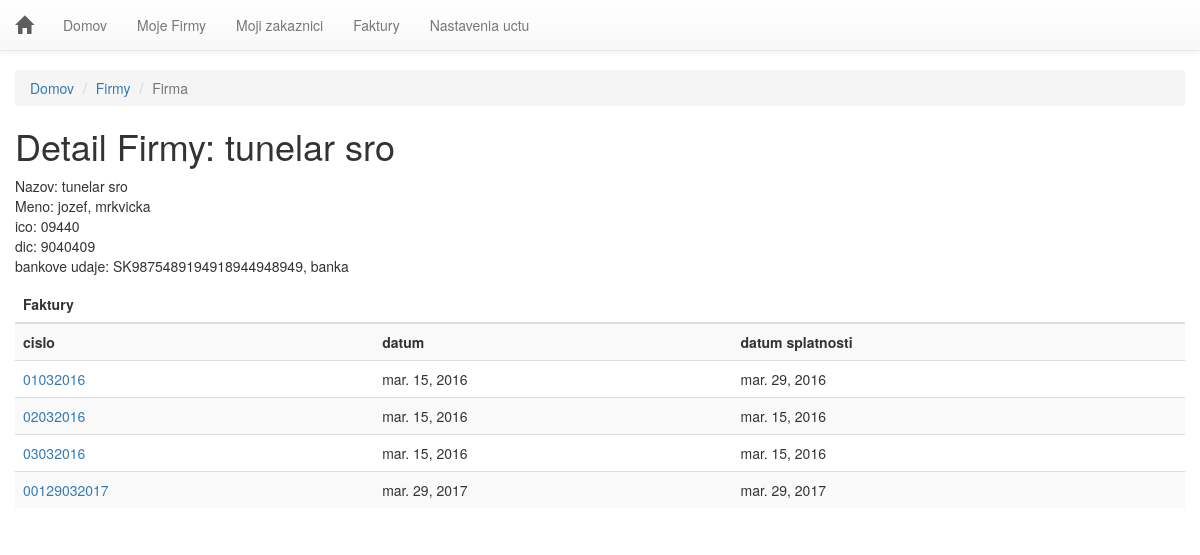
The page /firma/1/ (signed in) on the database as committed earlier.
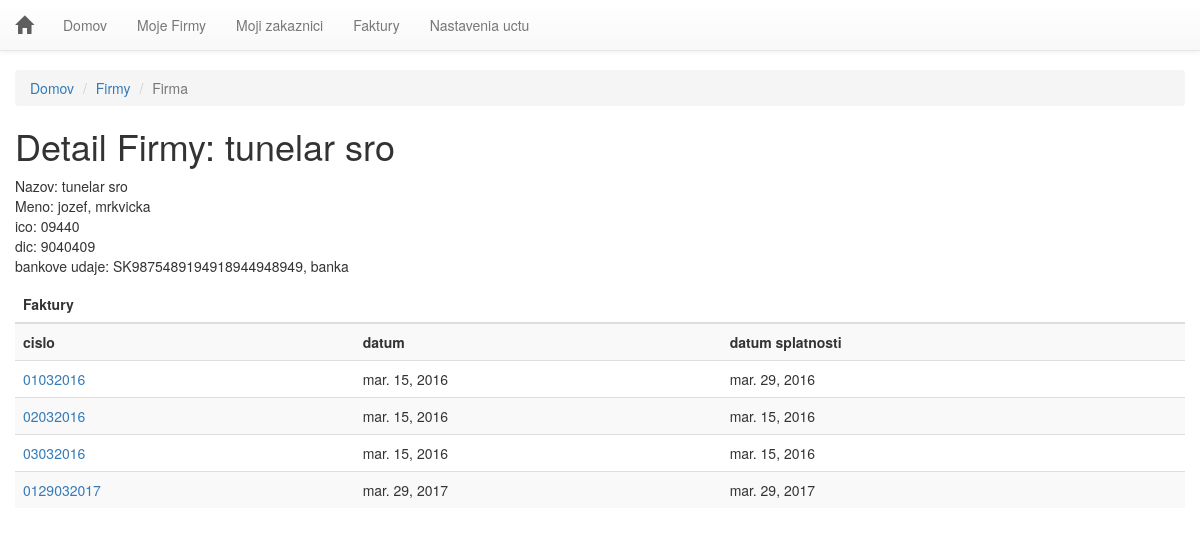
The same page on the database as committed later.
### invoice/models.py (models this page shows, shortened)
class Firma(models.Model):
    id = models.AutoField(primary_key=True)
    db_uuid = models.UUIDField(unique=True, default=uuid.uuid4, editable=False)
    creator = models.ForeignKey(Login, blank=False)
    nazov = models.CharField(blank=False, max_length=200)
    meno = models.CharField(blank=False, max_length=50)
    priezvisko = models.CharField(blank=False, max_length=50)
    ico = models.CharField(blank=False, max_length=50)
    dic = models.CharField(blank=False, max_length=50)
    banka = models.CharField(blank=False, max_length=100)
    alphanumeric = RegexValidator(r'^[0-9a-zA-Z]*$', 'Zadajte cislo vo formate IBAN')
    cislo_uctu = models.CharField(blank=False, max_length=24, validators=[alphanumeric])
    banky = (
        ('', 'vyberte'),
        ('SUBASKBX', 'Všeobecná úverová banka, a. s.'),
        ('GIBASKBX', 'Slovenská sporiteľňa, a. s.'),
        ('TATRSKBX', 'Tatra banka, a. s.'),
        ('BREXSKBX', 'MBANK – BRE Bank SA, pobočka zahraničnej banky mBank v SR'),
        ('UNCRSKBX', 'UniCredit Bank Czech Republic and Slovakia, a. s., pobočka zahr. banky'),
        ('CEKOSKBX', 'ČSOB – Československá obchodná banka, a.s.'),
    )
    cislo_swift = models.CharField(max_length=8, choices=banky, default='', blank=False)
    platca_DPH = models.CharField(choices=[("20", "ano"), ("0", "nie")], max_length=2)
    telefon = models.CharField(max_length=50)
    adresa_ulica = models.CharField(max_length=200)
    adresa_mesto = models.CharField(max_length=90)
    adresa_PSC = models.CharField(max_length=20)
    def __str__(self):
        return self.nazov

class Faktura(models.Model):
    id = models.AutoField(primary_key=True)
    db_uuid = models.UUIDField(unique=True, default=uuid.uuid4, editable=False)
    owner = models.ForeignKey(Login, blank=False)
    creator = models.ForeignKey(Firma, blank=False)
    created_for = models.ForeignKey(Zakaznik, blank=False)
    cislo_faktury = models.CharField(blank=False, max_length=10)
    datum_vystavenia = models.DateField(blank=False)
    datum_splatnosti = models.DateField(blank=False)
    datum_dodania = models.DateField(blank=False)
    konstantny_symbol = models.CharField(blank=False, max_length=150)
    doprava = models.CharField(blank=True, max_length=150)
    uhradena = models.CharField(choices=[("1", "ano"), ("0", "nie")], max_length=1, default=0)
    komentar = models.TextField(max_length=3000)

### invoice/views.py (the view)
# urls.py: url(r'^firma/(?P<firma_id>\d+)/', views.firma, name='firma'),
@login_required(login_url='/logmein/')
def firma(request, firma_id):
    firma = get_object_or_404(Firma, pk=firma_id)
    zoznam = Faktura.objects.filter(creator=firma.id)
    t = loader.get_template('invoice/firma.html')
    c = Context({'firma': firma, 'zoznam': zoznam})
    return HttpResponse(t.render(c))

### templates/invoice/firma.html (shortened to what this page needs)
<!DOCTYPE html>
<html>
<head>
    {% include "invoice/head.html" %}
</head>
<body>
{% include "invoice/nav.html" %}
<div class="container-fluid">
    <ol class="breadcrumb">
        <li><a href="/">Domov</a></li>
        <li><a href="{% url 'invoice:firmas_all' %}">Firmy</a></li>
        <li class="active">Firma</li>
    </ol>
    <h1>Detail Firmy: {{firma}}</h1>
    <p>
        Nazov: {{firma.nazov}} <br/>
        Meno: {{firma.meno}}, {{firma.priezvisko}}<br/>
        ico: {{firma.ico}}<br/>
        dic: {{firma.dic}}<br/>
        bankove udaje: {{firma.cislo_uctu}}, {{firma.banka}}
    </p>
    {% if zoznam %}
    <div class="table-responsive">
        <table class="table table-striped table-hover">
            <thead>
            <tr>
                <th colspan="3">Faktury</th>
            </tr>
            </thead>
            <tbody>
            <tr>
                <th>cislo</th>
                <th>datum</th>
                <th>datum splatnosti</th>
            </tr>
            {% for x in zoznam.all %}
            <tr>
                <td><a href="{% url 'invoice:detail' x.id %}">{{x.cislo_faktury}}</a></td>
                <td>{{x.datum_vystavenia}}</td>
                <td>{{x.datum_splatnosti}}</td>
            </tr>
            {% endfor %}
            {% else %}
            <p>Ziaden zaznam.</p>
            {% endif %}
            </tbody>
        </table>
    </div>
</div>
</body>
</html>

### templates/invoice/head.html (shortened to what this page needs)
<link rel="stylesheet" href="https://maxcdn.bootstrapcdn.com/bootstrap/3.3.7/css/bootstrap.min.css"
>
<link rel="stylesheet" href="https://maxcdn.bootstrapcdn.com/bootstrap/3.3.7/css/bootstrap-theme.min.css"
>
<link rel="stylesheet" type="text/css" href="//cdnjs.cloudflare.com/ajax/libs/cookieconsent2/3.0.3/cookieconsent.min.css" />

### templates/invoice/nav.html (shortened to what this page needs)
<nav class="navbar navbar-default navbar-fixed-top">
    <div class="container-fluid">
        <div class="navbar-header">
            <a class="navbar-brand" href="/"><i class="glyphicon glyphicon-home"></i></a>
        </div>
        <div id="navbar" class="navbar-collapse collapse">
            <ul class="nav navbar-nav">
                <li><a href="/">Domov</a></li>
                <li
                {% if request.get_full_path == 'invoice:firmas_all' %} class="active" {% endif %}><a
                    href="{% url 'invoice:firmas_all' %}">Moje Firmy</a></li>
                <li
                {% if request.get_full_path == 'invoice:zakaznik_all' %} class="active" {% endif %}><a
                    href="{% url 'invoice:zakaznik_all' %}">Moji zakaznici</a></li>
                <li
                {% if request.get_full_path == 'invoice:faktury_all' %} class="active" {% endif %}><a
                    href="{% url 'invoice:faktury_all' %}">Faktury</a></li>
                <li
                {% if request.get_full_path == 'invoice:firmas_all' %} class="active" {% endif %}><a href="/#">Nastavenia
                uctu</a></li>
            </ul>
        </div>
    </div>
</nav>

### templates/invoice/head.html (style rules this page uses)
body { padding-top: 70px; }

Rows that differ between the two databases and show on the page:
changed Faktura "mar. 29, 2017": cislo_faktury "00129032017" → "0129032017"
